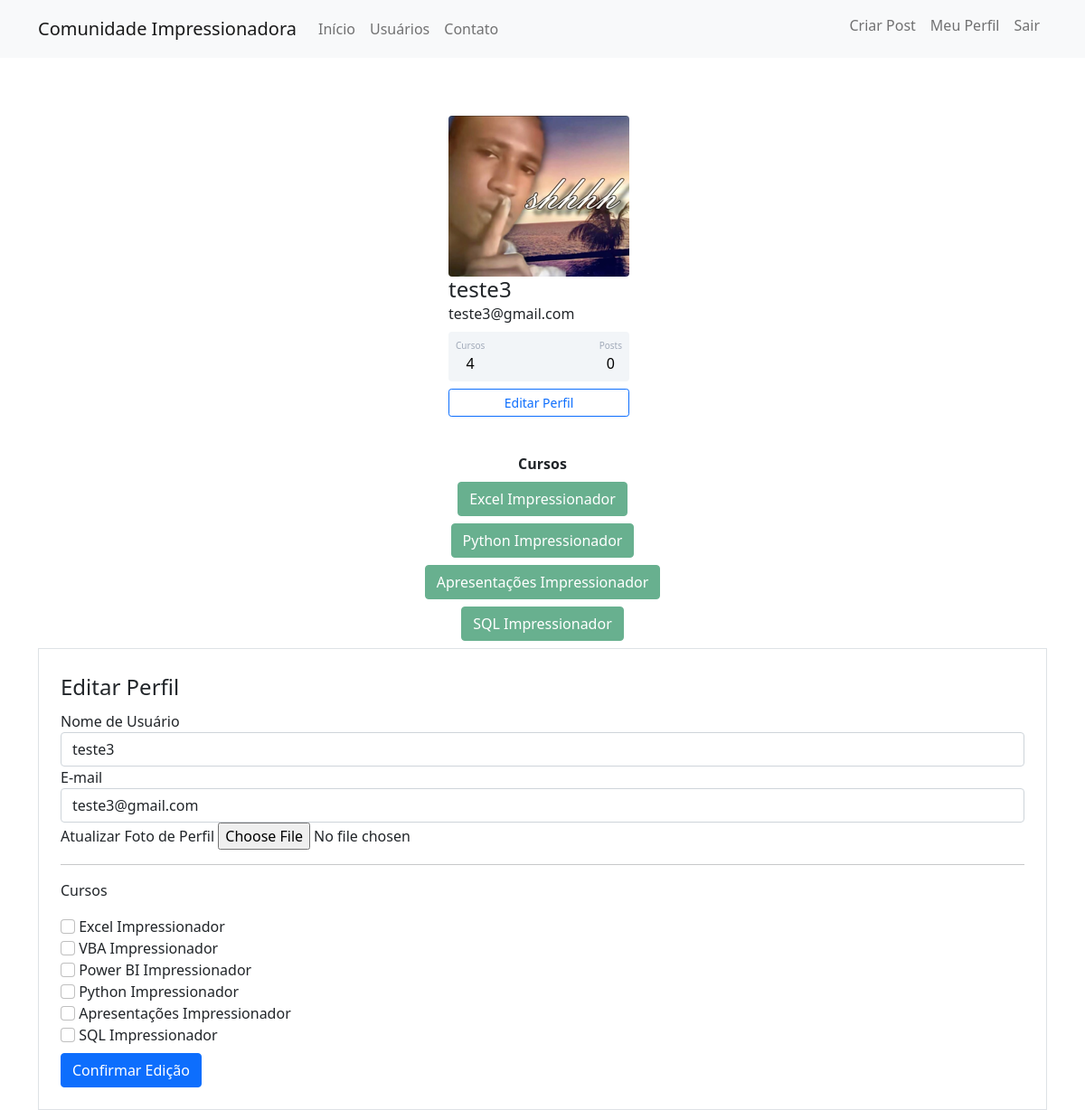
The app's page /perfil/editar (signed in) with its own data.
### comunidadeimpressionadora/models.py (models this page shows)
class Usuario(db.Model, UserMixin):
    __tablename__ = 'usuarios'
    id = db.Column(db.Integer, primary_key=True)
    username = db.Column(db.String(80), unique=True, nullable=False)
    email = db.Column(db.String, unique=True, nullable=False)
    senha = db.Column(db.String(30), nullable=False)
    foto_perfil = db.Column(db.String, default='default.jpg')
    cursos = db.Column(db.String, nullable=False, default='Não informado!')
    posts = db.relationship('Post', backref='autor', lazy=True)

### comunidadeimpressionadora/routes.py (the view)
@app.route('/perfil/editar', methods=['GET', 'POST'])
@login_required
def editar_perfil():
    form = FormEditarPerfil()
    if form.validate_on_submit():
        current_user.email = form.email.data
        current_user.username = form.username.data
        if form.foto_perfil.data:
            nome_imagem = salvar_imagem(form.foto_perfil.data)
            current_user.foto_perfil = nome_imagem
        current_user.cursos = atualizar_cursos(form)
        db.session.commit()
        flash('Perfil atualizacado com Sucesso!', 'alert-success')
        return redirect(url_for('perfil'))
    elif request.method == 'GET':
        form.email.data = current_user.email
        form.username.data = current_user.username
    foto_perfil = url_for('static', filename='fotos_perfil/{}'.format(current_user.foto_perfil))
    return render_template('editarperfil.html', foto_perfil=foto_perfil, form=form)

### comunidadeimpressionadora/forms.py (shortened to what this page needs)
class FormEditarPerfil(FlaskForm):
    username = StringField('Nome de Usuário', validators=[DataRequired()])
    email = StringField('E-mail', validators=[DataRequired(), Email()])
    foto_perfil = FileField('Atualizar Foto de Perfil', validators=[FileAllowed(['jpg','png'])])
    curso_excel = BooleanField('Excel Impressionador')
    curso_vba = BooleanField('VBA Impressionador')
    curso_powerbi = BooleanField('Power BI Impressionador')
    curso_python = BooleanField('Python Impressionador')
    curso_ppt = BooleanField('Apresentações Impressionador')
    curso_sql = BooleanField('SQL Impressionador')
    botao_submit_editar_perfil = SubmitField('Confirmar Edição')

### comunidadeimpressionadora/models.py (called while the page is built)
@login_manager.user_loader
def load_usuario(id_usuario):
     return Usuario.query.get(int(id_usuario))

### comunidadeimpressionadora/templates/editarperfil.html (shortened to what this page needs)
{% extends 'perfil.html'%}
{% block forms_editar_perfil %}
<div class="container">
            <div class="row">
                <div class="col">
                    <form method="POST" action="" class="border p-4 mt-2" enctype="multipart/form-data">
                        <Legend>Editar Perfil</Legend>
                        <fieldset>
                             <div class="form-group">
                                {{ form.username.label(class="form-control-label") }}
                                {% if form.username.errors %}
                                    {{ form.username(class="form-control is-invalid") }}
                                    <div class="invalid-feedback">
                                        {% for erro in form.username.errors %}
                                            {{ erro }}
                                        {% endfor %}
                                    </div>
                                {% else %}
                                    {{ form.username(class="form-control") }}
                                {% endif %}
                            </div>
                            <div class="form-group">
                                {{ form.email.label(class="form-control-label") }}
                                {% if form.email.errors %}
                                    {{ form.email(class="form-control is-invalid") }}
                                    <div class="invalid-feedback">
                                        {% for erro in form.email.errors %}
                                            {{ erro }}
                                        {% endfor %}
                                    </div>
                                {% else %}
                                    {{ form.email(class="form-control") }}
                                {% endif %}
                            </div>
                            <div class="form-group">
                                {{ form.foto_perfil.label }}
                                {{ form.foto_perfil(class="form-control-file") }}
                            </div>
                            <hr>
                            <p>Cursos</p>
                            {% for campo in form %}
                                {% if 'curso_' in campo.name %}
                                    <div class="form-group">
                                        {{ campo(class="form-check-input") }}
                                        {{ campo.label(class="form-check-label") }}
                                    </div>
                                {% endif %}
                            {% endfor %}
                        </fieldset>
                        {{ form.botao_submit_editar_perfil(class="btn btn-primary mt-2") }}
                    </form>
                </div>
            </div>
        </div>
{% endblock %}

### comunidadeimpressionadora/templates/perfil.html
{% extends 'base.html'%}
{% block body %}
    <div class="container mt-5 d-flex flex-column align-items-center">
        <div class="card p-3 mb-4" style="max-width: 450px; width: 100%;">
            <div class="d-flex flex-column align-items-center">
                <div class="image pe-2"> <img src="{{ foto_perfil }}" class="rounded" width="200" >
                    <div class="ml-3 w-100 ">
                       <h4 class="mb-0 mt-0">{{ current_user.username }}</h4>
                        <span>{{ current_user.email }}</span>
                       <div class="p-2 mt-2 bg-primary d-flex justify-content-between rounded text-white stats" style="text-align: center">
                           {% if 'Não informado' in current_user.cursos %}
                                <div class="d-flex flex-column"><span class="articles">Cursos</span><span class="number1">0</span></div>
                           {% else %}
                               <div class="d-flex flex-column"><span class="articles">Cursos</span><span class="number1">{{ current_user.cursos.count(';') + 1 }}</span></div>
                           {% endif %}
                            <div class="d-flex flex-column"><span class="rating">Posts</span><span class="number3">0</span></div>
                       </div>
                        <div class="button mt-2 d-flex flex-row align-items-center">
                            <a class="w-100" href="{{ url_for('editar_perfil') }}">
                                <button class="btn btn-sm btn-outline-primary w-100">Editar Perfil</button>
                            </a>
                        </div>
                    </div>
                </div>
            </div>
        </div>
    </div>
<div class="row justify-content-center">
    <div class="col col-4" style="text-align: center">
        <strong>Cursos</strong><br>
        {% for curso in current_user.cursos.split(";") %}
            <button type="button" class="btn btn-success mt-2" disabled>{{ curso }}</button>
        {% endfor %}
    </div>
</div>
{% block forms_editar_perfil %}
{% endblock %}
{% endblock %}

### comunidadeimpressionadora/static/main.css (style rules this page uses)
.card { width: 400px; border: none; border-radius: 10px; background-color: #fff; }
.stats { background: #f2f5f8!important; color: #000 !important; }
.articles { font-size:10px; color: #a1aab9; }
.number1 { font-weight:500; }
.rating { font-size:10px; color: #a1aab9; }
.number3 { font-weight:500; }

### records on screen
Usuario: username "teste3", email "teste3@gmail.com", cursos "4"

### other values on screen
{{ curso }} "Excel Impressionador" "Python Impressionador" "Apresentações Impressionador" "SQL Impressionador"
{{ campo.label(class="form-check-label") }} "Excel Impressionador" "VBA Impressionador" "Power BI Impressionador" "Python Impressionador" "Apresentações Impressionador" "SQL Impressionador"
